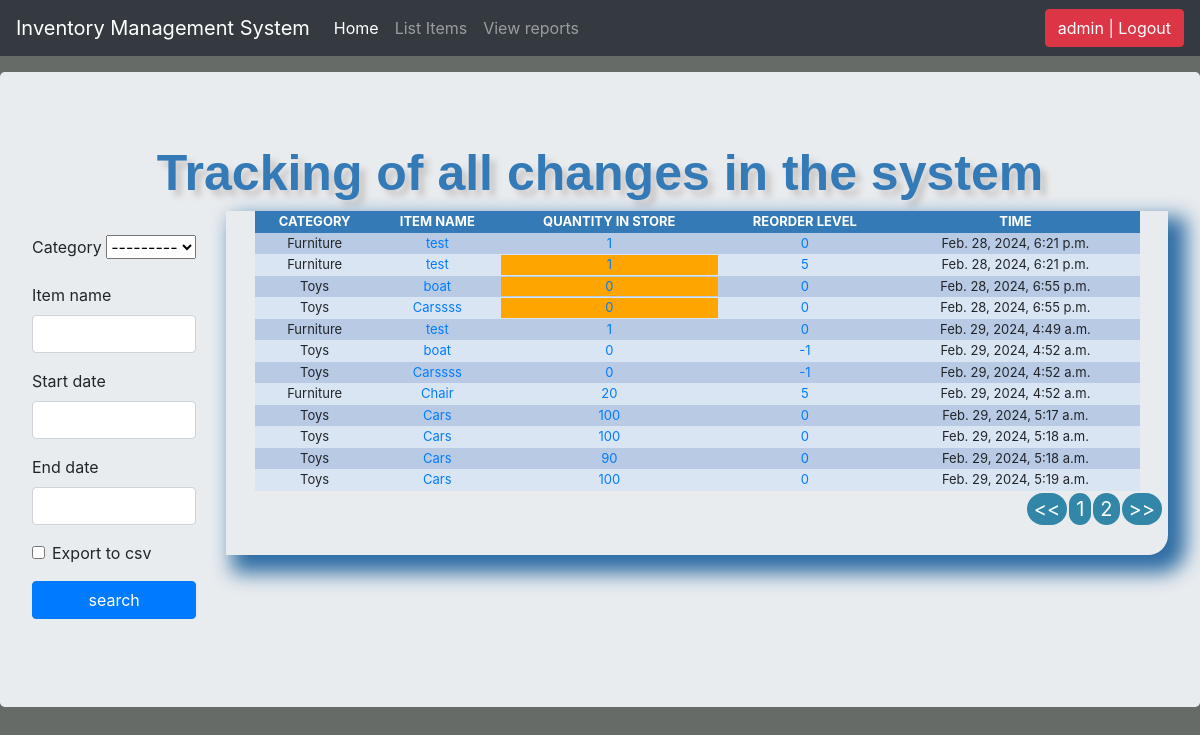
The app's page /list_history/ (signed in) with its own data.
### ims/models.py (models this page shows, shortened)
class StockHistory(models.Model):
    category = models.ForeignKey(
        Category, on_delete=models.CASCADE, blank=True)
    item_name = models.CharField(max_length=50, blank=True, null=True)
    quantity = models.IntegerField(default="0", blank=True, null=True)
    receive_quantity = models.IntegerField(default="0", blank=True, null=True)
    receive_by = models.CharField(max_length=50, blank=True, null=True)
    issue_quantity = models.IntegerField(default="0", blank=True, null=True)
    issue_by = models.CharField(max_length=50, blank=True, null=True)
    issue_to = models.CharField(max_length=50, blank=True, null=True)
    phone_number = models.CharField(max_length=50, blank=True, null=True)
    created_by = models.CharField(max_length=50, blank=True, null=True)
    reorder_level = models.IntegerField(default="0", blank=True, null=True)
    last_updated = models.DateTimeField(
        auto_now_add=False, auto_now=False, null=True)
    timestamp = models.DateTimeField(
        auto_now_add=False, auto_now=False, null=True)

class Category(models.Model):
    name = models.CharField(max_length=50, blank=True, null=True)
    def __str__(self) -> str:
        return self.name

### ims/views.py (the view, shortened to what this page needs)
# urls.py: path('list_history/', list_history, name="list_history"),
@login_required
def list_history(request):
    header = 'Tracking of all changes in the system'
    form = StockHistorySearchForm(request.POST or None)
    queryset = StockHistory.objects.all()
    context = {
        "header": header,
        'form': form,
        "queryset": queryset
    }
    return render(request, "list_history.html",  context)

### ims/forms.py
class StockHistorySearchForm(forms.ModelForm):
    export_to_CSV = forms.BooleanField(required=False)
    start_date = forms.DateTimeField(required=False)
    end_date = forms.DateTimeField(required=False)
    class Meta:
        model = StockHistory
        fields = ['category', 'item_name', 'start_date', 'end_date']

### ims/templates/list_history.html (shortened to what this page needs)
{% load static %} {% load crispy_forms_tags %}
<!DOCTYPE html>
<html lang="en">
  <head>
    <link
      rel="stylesheet"
      href="{% static 'js/jquery-ui-1.13.2/jquery-ui.min.css' %}"
    />
    <link
      rel="stylesheet"
      href="{% static 'js/jquery-ui-1.13.2/jquery-ui.structure.min.css' %}"
    />
    <link
      rel="stylesheet"
      href="{% static 'js/jquery-ui-1.13.2/jquery-ui.theme.min.css' %}"
    />
    <link rel="stylesheet" href="{% static 'css/bootstrap.min.css' %}" />
    <link rel="stylesheet" href="{% static 'css/styles.css' %}" />
    <link rel="stylesheet" href="{% static 'js/nprogress/nprogress.css' %}" />
    <link rel="stylesheet" href="{% static 'css/navbar-top-fixed.css' %}" />
  </head>
  <body>
    {% include 'navbar.html' %}
    <div class="jumbotron">
      <div class="header">{{header}}</div>
      <div class="row">
        <div class="col-sm-2">
          <form action="" class="py-4" method="post">
            {% csrf_token %} {{form|crispy}}
            <input
              type="submit"
              class="btn btn-primary my-button"
              value="search"
            />
          </form>
        </div>
        <br />
        <div class="col-sm-10">
          <div class="display-table">
            <table>
              <thead>
                <tr>
                  <th>CATEGORY</th>
                  <th>ITEM NAME</th>
                  <th>QUANTITY IN STORE</th>
                  <th>REORDER LEVEL</th>
                  <th>TIME</th>
                </tr>
              </thead>
              {% for instance in queryset %}
              <tr>
                <td>{{instance.category}}</td>
                <td>
                  <a href="{% url 'update_items' instance.id %}"
                    >{{instance.item_name}}</a
                  >
                </td>
                <td>
                  {% if instance.quantity <= instance.reorder_level %}
                  <div style="background-color: orange">
                    <a href="{% url 'stock_detail' instance.id %}"
                      >{{instance.quantity}}</a
                    >
                  </div>
                  {% else %}
                  <a href="{% url 'stock_detail' instance.id %}"
                    >{{instance.quantity}}</a
                  >
                  {% endif %}
                </td>
                <td>
                  <a href="{% url 'reorder_level' instance.id %}"
                    >{{instance.reorder_level}}</a
                  >
                </td>
                <td>{{instance.last_updated}}</td>
              </tr>
              {% endfor %}
            </table>
          </div>
        </div>
      </div>
    </div>
  </body>
</html>

### ims/templates/navbar.html (shortened to what this page needs)
<nav class="navbar navbar-expand-md navbar-dark fixed-top bg-dark">
  <a class="navbar-brand" href="#">Inventory Management System</a>
  <div class="collapse navbar-collapse" id="navbarCollapse">
    <ul class="navbar-nav mr-auto">
      <li class="nav-item active">
        <a class="nav-link" href="/"
          >Home <span class="sr-only">(current)</span></a
        >
      </li>
      {% if request.user.is_authenticated %}
      <li class="nav-item">
        <a class="nav-link" href="/list_items">List Items</a>
      </li>
      <li class="nav-item">
        <a class="nav-link" href="/combined_reports">View reports</a>
      </li>
      {% endif %}
    </ul>
    <ul class="navbar-nav">
      {% if request.user.is_authenticated %}
      <li>
        <a href="/accounts/logout">
          <li><button class="btn btn-danger">{{user}} | Logout</button></li>
        </a>
      </li>
      {% else %}
      <li>
        <a href="/accounts/login">Login</a>
      </li>
      {% endif %}
    </ul>
  </div>
</nav>

### ims/static/css/styles.css (style rules this page uses)
body { background-color: #666b68; width: 100vw; }
table { font-size: 13px; text-align: center; margin: auto; width: 95%; }
table tr:nth-child(odd) { background: #B8CAE4; }
table tr:nth-child(even) { background: #dae5F4; }
th { background-color: #337ab7; color: white; }
.display-table { border-bottom-right-radius: 20px; padding-left: 5px; padding-right: 5px; padding-bottom: 20px; box-shadow: 12px 12px 20px 6px #2e6da4; }
.header { font-family: Helvetica, sans-serif; color: #337ab7; font-size: 50px; text-align: center; width: 100%; text-shadow: 6px 6px 6px #c9c6c6; display: block; font-weight: bolder; }
.my-button { width: 100%; }

### ims/static/css/navbar-top-fixed.css (style rules this page uses)
body { min-height: 75rem; padding-top: 4.5rem; }

### records on screen
StockHistory: category "Furniture", item_name "test", quantity "1", reorder_level "0", last_updated "Feb. 28, 2024, 6:21 p.m."
StockHistory: category "Furniture", item_name "test", quantity "1", reorder_level "5", last_updated "Feb. 28, 2024, 6:21 p.m."
StockHistory: category "Toys", item_name "boat", quantity "0", reorder_level "0", last_updated "Feb. 28, 2024, 6:55 p.m."
StockHistory: category "Toys", item_name "Carssss", quantity "0", reorder_level "0", last_updated "Feb. 28, 2024, 6:55 p.m."
StockHistory: category "Furniture", item_name "test", quantity "1", reorder_level "0", last_updated "Feb. 29, 2024, 4:49 a.m."
StockHistory: category "Toys", item_name "boat", quantity "0", reorder_level "-1", last_updated "Feb. 29, 2024, 4:52 a.m."
StockHistory: category "Toys", item_name "Carssss", quantity "0", reorder_level "-1", last_updated "Feb. 29, 2024, 4:52 a.m."
StockHistory: category "Furniture", item_name "Chair", quantity "20", reorder_level "5", last_updated "Feb. 29, 2024, 4:52 a.m."
StockHistory: category "Toys", item_name "Cars", quantity "100", reorder_level "0", last_updated "Feb. 29, 2024, 5:17 a.m."
StockHistory: category "Toys", item_name "Cars", quantity "100", reorder_level "0", last_updated "Feb. 29, 2024, 5:18 a.m."
StockHistory: category "Toys", item_name "Cars", quantity "90", reorder_level "0", last_updated "Feb. 29, 2024, 5:18 a.m."
StockHistory: category "Toys", item_name "Cars", quantity "100", reorder_level "0", last_updated "Feb. 29, 2024, 5:19 a.m."

### other values on screen
{{ user }} "admin"
{{ header }} "Tracking of all changes in the system"
